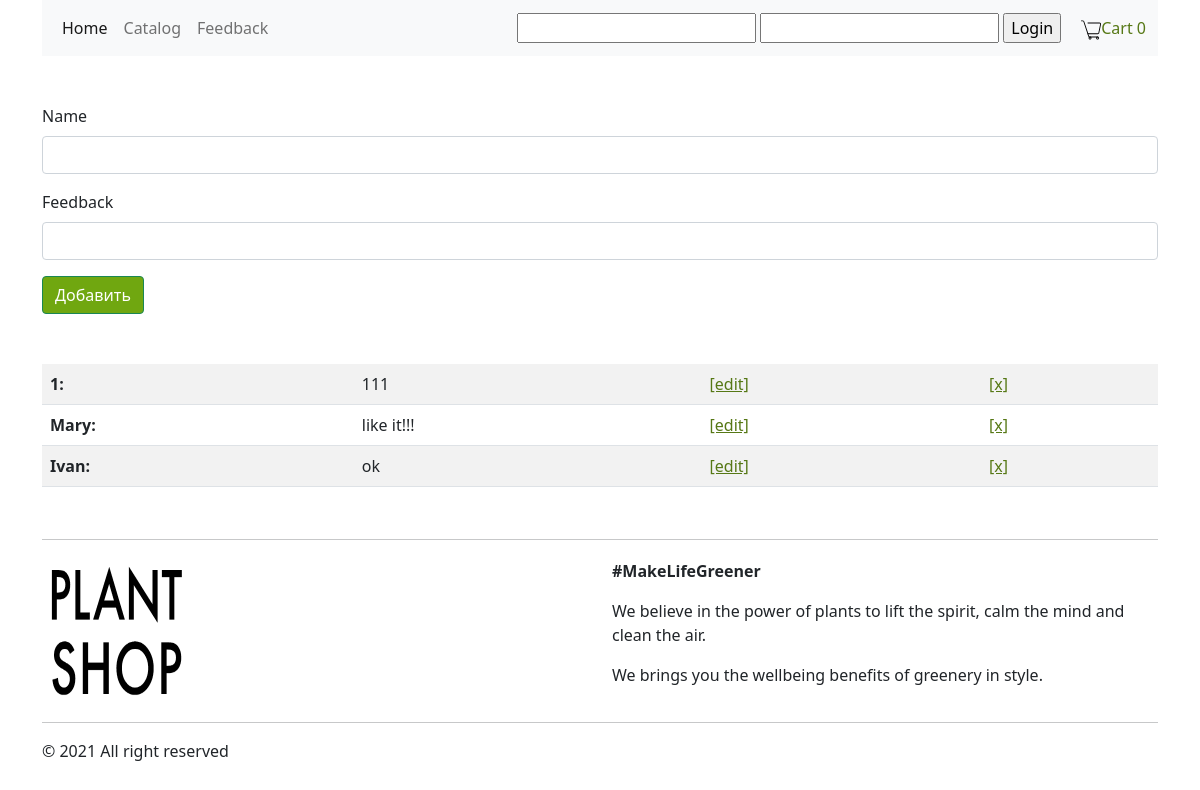
Page /feedback.php on the committed database.
### tables this page shows
CREATE TABLE `feedback` (
  `id` int NOT NULL,
  `name` varchar(255) NOT NULL,
  `feedback` varchar(1000) NOT NULL
);

### feedback.php (the view, shortened to what this page needs)
<?php
include "db.php";
$buttonText = "Добавить";
$action = "add";
$range = [];
$result = mysqli_query($db, "SELECT * FROM `feedback` WHERE 1 ORDER BY id DESC ");
?>
<!DOCTYPE html>
<html lang="en">
<head>
    <link href="https://cdn.jsdelivr.net/npm/bootstrap@5.0.0-beta1/dist/css/bootstrap.min.css" rel="stylesheet">
    <link rel="stylesheet" href="style.css">
</head>
<body>
    <header class="container header">
        <?php include "menu.php" ?>
    </header>
    <?= $message ?><br>
    <div class="container form">
        <form action="/feedback.php?action=<?= $action ?>" method="post">
            <input hidden type="text" name="id" value="<?= $range['id'] ?>"><br>
            <div class="mb-3">
                <label for="exampleInputName1" class="form-label">Name</label>
                <input type="text" name="name" class="form-control" value="<?= $range['name'] ?>">
            </div>
            <div class="mb-3">
                <label for="exampleInputPassword1" class="form-label">Feedback</label>
                <input type="text" name="feedback" class="form-control" value="<?= $range['feedback'] ?>">
            </div>
            <button type="submit" class="btn btn-success" name="ok"><?= $buttonText ?></button>
        </form>
    </div>
    <div class="container table_feedback">
        <table class="table table-striped">
            <tbody>
                <?php foreach ($result as $feedback) : ?>
                    <tr>
                        <td><b><?= $feedback['name'] ?>:</b></td>
                        <td><?= $feedback['feedback'] ?></td>
                        <td><a href="/feedback.php?action=edit&id=<?= $feedback['id'] ?>">[edit]</a></td>
                        <td><a href="/feedback.php?action=delete&id=<?= $feedback['id'] ?>">[x]</a><br></td>
                    </tr>
                <?php endforeach; ?>
            </tbody>
        </table>
    </div>
    <footer class="container footer">
        <hr>
        <div class="row align-items-center">
            <div class="col">
                <img src="img/logo.png" alt="logo" width="150" height="150">
            </div>
            <div class="col">
                <p><b>#MakeLifeGreener</b></p>
                <p>We believe in the power of plants to lift the spirit, calm the mind and clean the air.</p>
                <p>We brings you the wellbeing benefits of greenery in style.</p>
            </div>
        </div>
        <hr>
        <p>© 2021 All right reserved</p>
    </footer>
</body>
</html>

### style.css (style rules this page uses)
.footer { padding-top: 20px; padding-bottom: 20px; }
.table_feedback { padding-top: 50px; }
.btn-success { background-color: #70a710; }
a { color: #567815; }

### rows in the picture
feedback: name "1", feedback "111"
feedback: name "Mary", feedback "like it!!!"
feedback: name "Ivan", feedback "ok"

### other values in the picture
$count "0"
$buttonText "Добавить"
